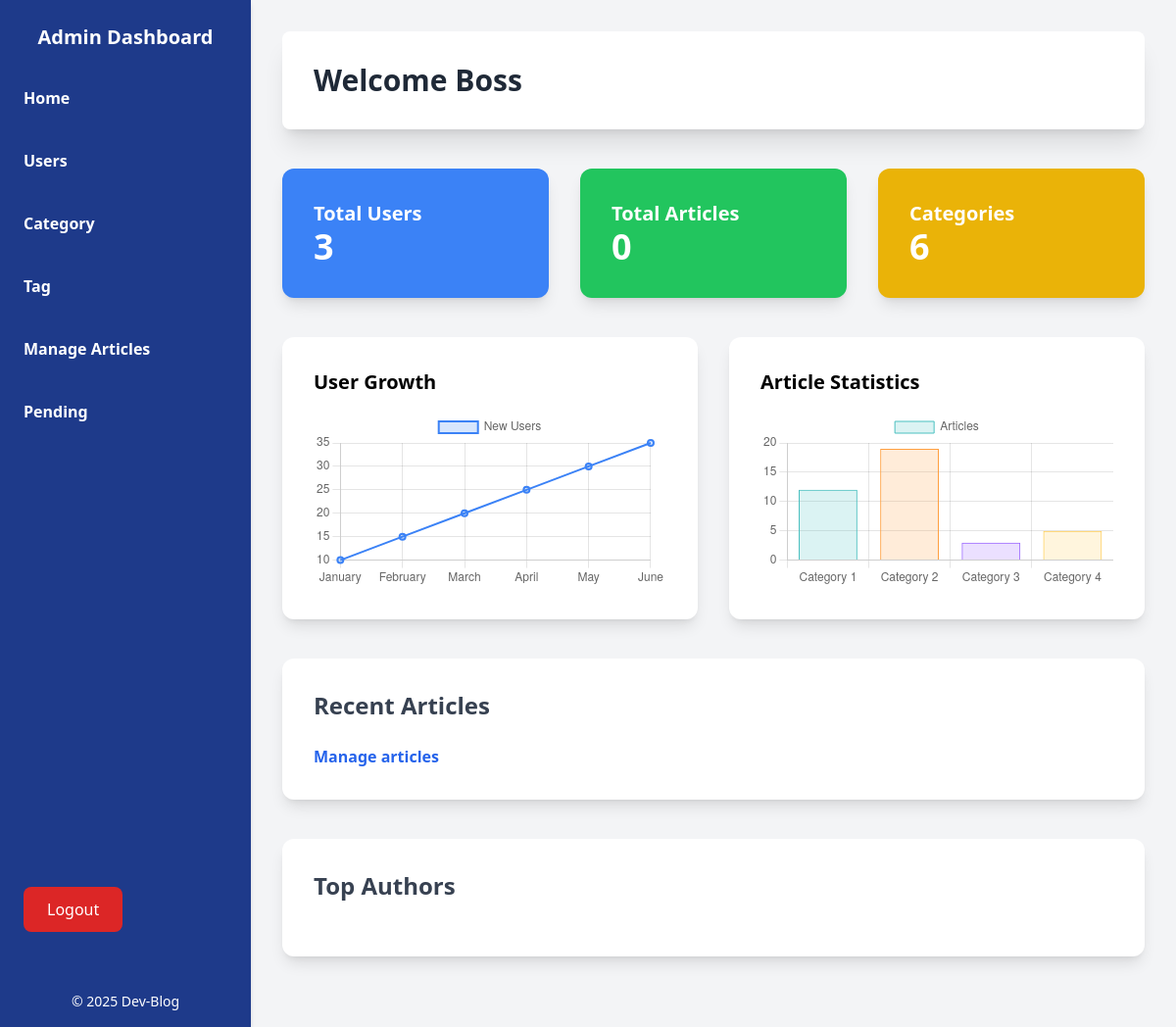
Before: /app/front-end/dashboard.php (signed in) with the older database file.
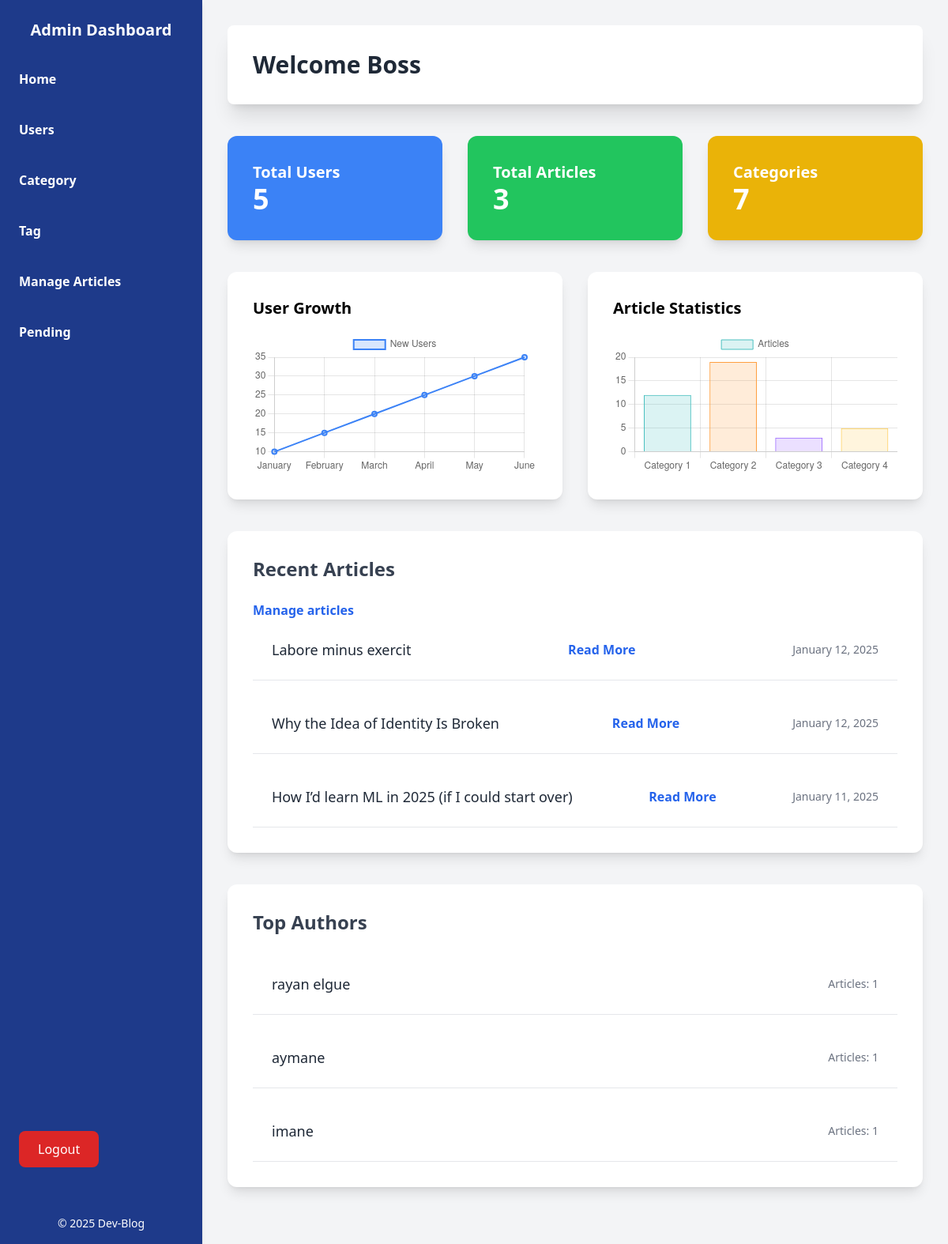
After: the same page with the newer database file.
### tables this page shows
CREATE TABLE `articles` (
  `id` bigint(20) UNSIGNED NOT NULL,
  `title` varchar(255) NOT NULL,
  `slug` varchar(255) NOT NULL,
  `content` text NOT NULL,
  `excerpt` text DEFAULT NULL,
  `meta_description` varchar(160) DEFAULT NULL,
  `category_id` bigint(20) NOT NULL,
  `featured_image` varchar(255) DEFAULT NULL,
  `status` enum('draft','published','scheduled','pending') NOT NULL DEFAULT 'pending',
  `scheduled_date` datetime DEFAULT NULL,
  `author_id` bigint(20) NOT NULL,
  `created_at` timestamp NOT NULL DEFAULT current_timestamp(),
  `updated_at` timestamp NOT NULL DEFAULT current_timestamp() ON UPDATE current_timestamp(),
  `views` int(11) DEFAULT 0
);

### app/config/database.php (called while the page is built, shortened)
<?php
class Database
{
    private $servername = "localhost";
    private $username = "root";
    private $password = "";
    private $dbname = "blogger";
    private $conn;
    public function __construct()
    {
        try {
            $this->conn = new PDO("mysql:host={$this->servername};dbname={$this->dbname}", $this->username, $this->password);
            $this->conn->setAttribute(PDO::ATTR_ERRMODE, PDO::ERRMODE_EXCEPTION);
        } catch (PDOException $e) {
            die("Connection failed: " . $e->getMessage());
        }
    }
    public function getConnection() {
        return $this->conn;
    }
}

### app/handler/d.php (called while the page is built, shortened)
<?php
$database = new Database();
$db = $database->getConnection();
$dashboard = new Dashboard($db);
$totalUsers = $dashboard->getTotalUsers();
$totalArticles = $dashboard->getTotalArticles();
$totalCategories = $dashboard->getTotalCategories();
$recentArticles = $dashboard->getRecentArticles(3);
$topAuthors = $dashboard->getTopAuthors(3);

### app/class/crud/crud.php (called while the page is built, shortened)
<?php
class Crud extends Database
{
    public function selectRecords(string $table, string $columns = '*', string $where = null)
    {
        $sql = "SELECT $columns FROM $table";
        try {
            $stmt = $this->getConnection()->prepare($sql);
            if ($stmt->execute()) {
                return $stmt->fetchAll(PDO::FETCH_ASSOC);
            } else {
                return false;
            }
        } catch (PDOException $e) {
            error_log("Error selecting records: " . $e->getMessage());
            return false;
        }
    }
}

### app/class/Dashboard/dashboard.php (called while the page is built, shortened)
<?php
class Dashboard extends Crud {
    public function getRecentArticles() {
        $sql = "SELECT title, created_at FROM articles ORDER BY created_at DESC LIMIT 5";
        $stmt = $this->getConnection()->prepare($sql);
        $stmt->execute();
        return $stmt->fetchAll(\PDO::FETCH_ASSOC);
    }
    public function getTotalUsers() {
        $result = $this->selectRecords('users', 'COUNT(*) AS total');
        return $result ? $result[0]['total'] : 0;
    }
    public function getTotalArticles() {
        $result = $this->selectRecords('articles', 'COUNT(*) AS total');
        return $result ? $result[0]['total'] : 0;
    }
    public function getTotalCategories() {
        $result = $this->selectRecords('categories', 'COUNT(*) AS total');
        return $result ? $result[0]['total'] : 0;
    }
    public function getTopAuthors() {
        $sql = "SELECT u.username AS author_name, COUNT(*) AS article_count
                FROM articles a
                JOIN users u ON a.author_id = u.id
                GROUP BY a.author_id
                ORDER BY article_count DESC ";
        $stmt = $this->getConnection()->prepare($sql);
        $stmt->execute();
        return $stmt->fetchAll(\PDO::FETCH_ASSOC);
    }
}
?>

### app/front-end/dashboard.php (the view, shortened to what the changed rows need)
<?php
require_once '../class/Dashboard/dashboard.php';
require_once '../handler/d.php';
?>
<!DOCTYPE html>
<html lang="en">
<head>
    <script src="https://cdn.tailwindcss.com"></script>
</head>
<body class="bg-gray-100 h-screen">
    <div class="flex h-full">
        <main class="flex-1 p-8 overflow-auto fade-in">
            <div class="bg-white shadow-xl rounded-lg p-8 mb-10 hover-card transition-all">
                <h2 class="text-3xl font-bold text-gray-800">Welcome Boss</h2>
            </div>
            <div class="grid grid-cols-1 sm:grid-cols-2 lg:grid-cols-3 gap-8 mb-10">
                <div class="bg-blue-500 text-white p-8 rounded-xl shadow-lg hover-card transition-all">
                    <h3 class="text-xl font-semibold">Total Users</h3>
                    <p class="text-4xl font-bold"><?php echo $totalUsers; ?></p>
                </div>
                <div class="bg-green-500 text-white p-8 rounded-xl shadow-lg hover-card transition-all">
                    <h3 class="text-xl font-semibold">Total Articles</h3>
                    <p class="text-4xl font-bold"><?php echo $totalArticles; ?></p>
                </div>
                <div class="bg-yellow-500 text-white p-8 rounded-xl shadow-lg hover-card transition-all">
                    <h3 class="text-xl font-semibold">Categories</h3>
                    <p class="text-4xl font-bold"><?php echo $totalCategories; ?></p>
                </div>
            </div>
            <div class="bg-white p-8 rounded-xl shadow-lg mb-10 hover-card transition-all">
                <ul class="space-y-4">
                    <?php foreach ($recentArticles as $article): ?>
                        <li class="flex items-center justify-between p-6 border-b hover:bg-gray-50 cursor-pointer transition-all">
                            <div class="font-medium text-lg text-gray-800"><?= htmlspecialchars($article['title']) ?></div>
                            <a href="../userView/articleDetail.php?id=<?= $article['id'] ?>"
   class="text-blue-600 font-semibold hover:text-blue-800 transition-colors duration-300">Read More</a>
                            <div class="text-sm text-gray-500"><?= date('F j, Y', strtotime($article['created_at'])) ?></div>
                        </li>
                    <?php endforeach; ?>
                </ul>
            </div>
            <div class="bg-white p-8 rounded-xl shadow-lg mb-10 hover-card transition-all">
                <ul class="space-y-4">
                    <?php foreach ($topAuthors as $author): ?>
                        <li class="flex items-center justify-between p-6 border-b hover:bg-gray-50 cursor-pointer transition-all">
                            <div class="font-medium text-lg text-gray-800"><?= htmlspecialchars($author['author_name']) ?></div>
                            <div class="text-sm text-gray-500">Articles: <?= htmlspecialchars($author['article_count']) ?></div>
                        </li>
                    <?php endforeach; ?>
                </ul>
            </div>
        </main>
    </div>
    <script>
        // Set dynamic year in footer
        document.getElementById('year').textContent = new Date().getFullYear();
        // User Growth Chart
        const userCtx = document.getElementById('userChart').getContext('2d');
        new Chart(userCtx, {
            type: 'line',
            data: {
                labels: ['January', 'February', 'March', 'April', 'May', 'June'],
                datasets: [{
                    label: 'New Users',
                    data: [10, 15, 20, 25, 30, 35],  // Replace with actual user growth data
                    backgroundColor: 'rgba(59, 130, 246, 0.2)',
                    borderColor: 'rgba(59, 130, 246, 1)',
                    borderWidth: 2
                }]
            },
            options: {
                responsive: true
            }
        });
        // Article Statistics Chart
        const articleCtx = document.getElementById('articleChart').getContext('2d');
        new Chart(articleCtx, {
            type: 'bar',
            data: {
                labels: ['Category 1', 'Category 2', 'Category 3', 'Category 4'], // Replace with actual category names
                datasets: [{
                    label: 'Articles',
                    data: [12, 19, 3, 5],  // Replace with actual article data per category
                    backgroundColor: [
                        'rgba(75, 192, 192, 0.2)',
                        'rgba(255, 159, 64, 0.2)',
                        'rgba(153, 102, 255, 0.2)',
                        'rgba(255, 205, 86, 0.2)'
                    ],
                    borderColor: [
                        'rgba(75, 192, 192, 1)',
                        'rgba(255, 159, 64, 1)',
                        'rgba(153, 102, 255, 1)',
                        'rgba(255, 205, 86, 1)'
                    ],
                    borderWidth: 1
                }]
            },
            options: {
                responsive: true
            }
        });
    </script>
</body>
</html>

Changed rows visible on the page:
added articles: title "Labore minus exercit", created_at "January 12, 2025"
added articles: title "Why the Idea of Identity Is Broken", created_at "January 12, 2025"
added articles: title "How I’d learn ML in 2025 (if I could start over)", created_at "January 11, 2025"
Other visible differences:
$totalUsers: "3" → "5"
$totalArticles: "0" → "3"
$totalCategories: "6" → "7"
new list line: "rayan elgue Articles: 1"
new list line: "aymane Articles: 1"
new list line: "imane Articles: 1"
